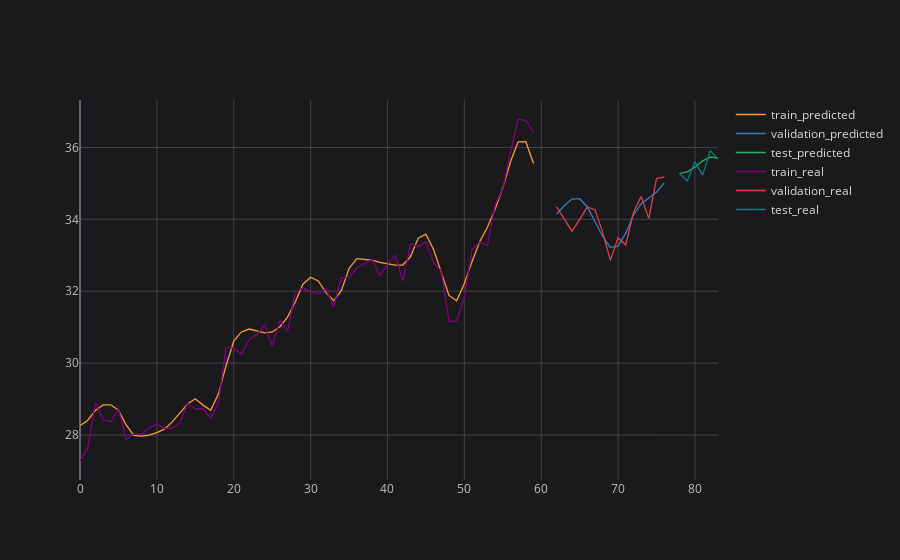

The notebook cell this image was saved under:
### Code cell
# plotting final result
plot_ticker = 'PETR4'
plot_feature = 'Adj Close'

pd.DataFrame.from_dict(final_prediction_results[plot_ticker][plot_feature]).iplot(title=f'{plot_ticker} {plot_feature} {plot_imf}', layout=space)

### Figure 1 — Plotly figure (JSON) as saved in the notebook; plotly's stock layout.template omitted (floating-point values rounded to 4 significant figures)
{"data": [{"line": {"color": "rgba(255, 153, 51, 1.0)", "dash": "solid", "shape": "linear", "width": 1.3}, "mode": "lines", "name": "train_predicted", "text": "", "type": "scatter", "x": [0, 1, 2, 3, 4, 5, 6, 7, 8, 9, 10, 11, 12, 13, 14, 15, 16, 17, 18, 19, 20, 21, 22, 23, 24, 25, 26, 27, 28, 29, 30, 31, 32, 33, 34, 35, 36, 37, 38, 39, 40, 41, 42, 43, 44, 45, 46, 47, 48, 49, 50, 51, 52, 53, 54, 55, 56, 57, 58, 59, 60, 61, 62, 63, 64, 65, 66, 67, 68, 69, 70, 71, 72, 73, 74, 75, 76, 77, 78, 79, 80, 81, 82, 83], "y": [28.26, 28.41, 28.68, 28.84, 28.84, 28.69, 28.28, 27.99, 27.97, 28.0, 28.07, 28.16, 28.37, 28.61, 28.86, 29.01, 28.83, 28.69, 29.14, 29.93, 30.61, 30.87, 30.95, 30.9, 30.84, 30.87, 31.01, 31.28, 31.7, 32.2, 32.39, 32.28, 31.96, 31.73, 32.01, 32.63, 32.91, 32.88, 32.86, 32.81, 32.77, 32.73, 32.73, 32.97, 33.48, 33.59, 33.16, 32.53, 31.88, 31.74, 32.22, 32.82, 33.38, 33.78, 34.28, 34.87, 35.6, 36.16, 36.16, 35.56, "", "", "", "", "", "", "", "", "", "", "", "", "", "", "", "", "", "", "", "", "", "", "", ""]}, {"line": {"color": "rgba(55, 128, 191, 1.0)", "dash": "solid", "shape": "linear", "width": 1.3}, "mode": "lines", "name": "validation_predicted", "text": "", "type": "scatter", "x": [0, 1, 2, 3, 4, 5, 6, 7, 8, 9, 10, 11, 12, 13, 14, 15, 16, 17, 18, 19, 20, 21, 22, 23, 24, 25, 26, 27, 28, 29, 30, 31, 32, 33, 34, 35, 36, 37, 38, 39, 40, 41, 42, 43, 44, 45, 46, 47, 48, 49, 50, 51, 52, 53, 54, 55, 56, 57, 58, 59, 60, 61, 62, 63, 64, 65, 66, 67, 68, 69, 70, 71, 72, 73, 74, 75, 76, 77, 78, 79, 80, 81, 82, 83], "y": ["", "", "", "", "", "", "", "", "", "", "", "", "", "", "", "", "", "", "", "", "", "", "", "", "", "", "", "", "", "", "", "", "", "", "", "", "", "", "", "", "", "", "", "", "", "", "", "", "", "", "", "", "", "", "", "", "", "", "", "", "", "", 34.15, 34.38, 34.56, 34.57, 34.35, 33.94, 33.52, 33.22, 33.25, 33.62, 34.12, 34.44, 34.6, 34.76, 35.01, "", "", "", "", "", "", ""]}, {"line": {"color": "rgba(50, 171, 96, 1.0)", "dash": "solid", "shape": "linear", "width": 1.3}, "mode": "lines", "name": "test_predicted", "text": "", "type": "scatter", "x": [0, 1, 2, 3, 4, 5, 6, 7, 8, 9, 10, 11, 12, 13, 14, 15, 16, 17, 18, 19, 20, 21, 22, 23, 24, 25, 26, 27, 28, 29, 30, 31, 32, 33, 34, 35, 36, 37, 38, 39, 40, 41, 42, 43, 44, 45, 46, 47, 48, 49, 50, 51, 52, 53, 54, 55, 56, 57, 58, 59, 60, 61, 62, 63, 64, 65, 66, 67, 68, 69, 70, 71, 72, 73, 74, 75, 76, 77, 78, 79, 80, 81, 82, 83], "y": ["", "", "", "", "", "", "", "", "", "", "", "", "", "", "", "", "", "", "", "", "", "", "", "", "", "", "", "", "", "", "", "", "", "", "", "", "", "", "", "", "", "", "", "", "", "", "", "", "", "", "", "", "", "", "", "", "", "", "", "", "", "", "", "", "", "", "", "", "", "", "", "", "", "", "", "", "", "", 35.28, 35.32, 35.45, 35.63, 35.73, 35.71]}, {"line": {"color": "rgba(128, 0, 128, 1.0)", "dash": "solid", "shape": "linear", "width": 1.3}, "mode": "lines", "name": "train_real", "text": "", "type": "scatter", "x": [0, 1, 2, 3, 4, 5, 6, 7, 8, 9, 10, 11, 12, 13, 14, 15, 16, 17, 18, 19, 20, 21, 22, 23, 24, 25, 26, 27, 28, 29, 30, 31, 32, 33, 34, 35, 36, 37, 38, 39, 40, 41, 42, 43, 44, 45, 46, 47, 48, 49, 50, 51, 52, 53, 54, 55, 56, 57, 58, 59, 60, 61, 62, 63, 64, 65, 66, 67, 68, 69, 70, 71, 72, 73, 74, 75, 76, 77, 78, 79, 80, 81, 82, 83], "y": [27.28, 27.63, 28.9, 28.43, 28.37, 28.73, 27.87, 28.03, 28.02, 28.2, 28.3, 28.18, 28.19, 28.33, 28.89, 28.73, 28.73, 28.47, 28.89, 30.45, 30.42, 30.25, 30.65, 30.79, 31.07, 30.47, 31.18, 30.89, 31.95, 32.1, 31.98, 31.93, 32.06, 31.57, 32.37, 32.39, 32.65, 32.76, 32.89, 32.43, 32.75, 33.01, 32.28, 33.32, 33.24, 33.37, 32.79, 32.56, 31.16, 31.17, 31.83, 33.15, 33.36, 33.27, 34.4, 34.84, 35.87, 36.79, 36.75, 36.42, "", "", "", "", "", "", "", "", "", "", "", "", "", "", "", "", "", "", "", "", "", "", "", ""]}, {"line": {"color": "rgba(219, 64, 82, 1.0)", "dash": "solid", "shape": "linear", "width": 1.3}, "mode": "lines", "name": "validation_real", "text": "", "type": "scatter", "x": [0, 1, 2, 3, 4, 5, 6, 7, 8, 9, 10, 11, 12, 13, 14, 15, 16, 17, 18, 19, 20, 21, 22, 23, 24, 25, 26, 27, 28, 29, 30, 31, 32, 33, 34, 35, 36, 37, 38, 39, 40, 41, 42, 43, 44, 45, 46, 47, 48, 49, 50, 51, 52, 53, 54, 55, 56, 57, 58, 59, 60, 61, 62, 63, 64, 65, 66, 67, 68, 69, 70, 71, 72, 73, 74, 75, 76, 77, 78, 79, 80, 81, 82, 83], "y": ["", "", "", "", "", "", "", "", "", "", "", "", "", "", "", "", "", "", "", "", "", "", "", "", "", "", "", "", "", "", "", "", "", "", "", "", "", "", "", "", "", "", "", "", "", "", "", "", "", "", "", "", "", "", "", "", "", "", "", "", "", "", 34.35, 34.01, 33.67, 34.0, 34.35, 34.26, 33.64, 32.86, 33.49, 33.29, 34.19, 34.64, 34.02, 35.14, 35.18, "", "", "", "", "", "", ""]}, {"line": {"color": "rgba(0, 128, 128, 1.0)", "dash": "solid", "shape": "linear", "width": 1.3}, "mode": "lines", "name": "test_real", "text": "", "type": "scatter", "x": [0, 1, 2, 3, 4, 5, 6, 7, 8, 9, 10, 11, 12, 13, 14, 15, 16, 17, 18, 19, 20, 21, 22, 23, 24, 25, 26, 27, 28, 29, 30, 31, 32, 33, 34, 35, 36, 37, 38, 39, 40, 41, 42, 43, 44, 45, 46, 47, 48, 49, 50, 51, 52, 53, 54, 55, 56, 57, 58, 59, 60, 61, 62, 63, 64, 65, 66, 67, 68, 69, 70, 71, 72, 73, 74, 75, 76, 77, 78, 79, 80, 81, 82, 83], "y": ["", "", "", "", "", "", "", "", "", "", "", "", "", "", "", "", "", "", "", "", "", "", "", "", "", "", "", "", "", "", "", "", "", "", "", "", "", "", "", "", "", "", "", "", "", "", "", "", "", "", "", "", "", "", "", "", "", "", "", "", "", "", "", "", "", "", "", "", "", "", "", "", "", "", "", "", "", "", 35.27, 35.07, 35.6, 35.23, 35.91, 35.67]}], "layout": {"autosize": true, "legend": {"bgcolor": "#1A1A1C", "font": {"color": "#D9D9D9", "size": 12}}, "paper_bgcolor": "#1A1A1C", "plot_bgcolor": "#1A1A1C", "title": {"font": {"color": "#D9D9D9"}, "x": 0.5}, "xaxis": {"autorange": true, "gridcolor": "#434343", "range": [0, 83], "showgrid": true, "tickfont": {"color": "#C2C2C2", "size": 12}, "title": {"font": {"color": "#D9D9D9"}}, "type": "linear", "zerolinecolor": "#666570"}, "yaxis": {"autorange": true, "gridcolor": "#434343", "range": [26.75, 37.32], "showgrid": true, "tickfont": {"color": "#C2C2C2", "size": 12}, "title": {"font": {"color": "#D9D9D9"}}, "type": "linear", "zerolinecolor": "#666570"}}}
